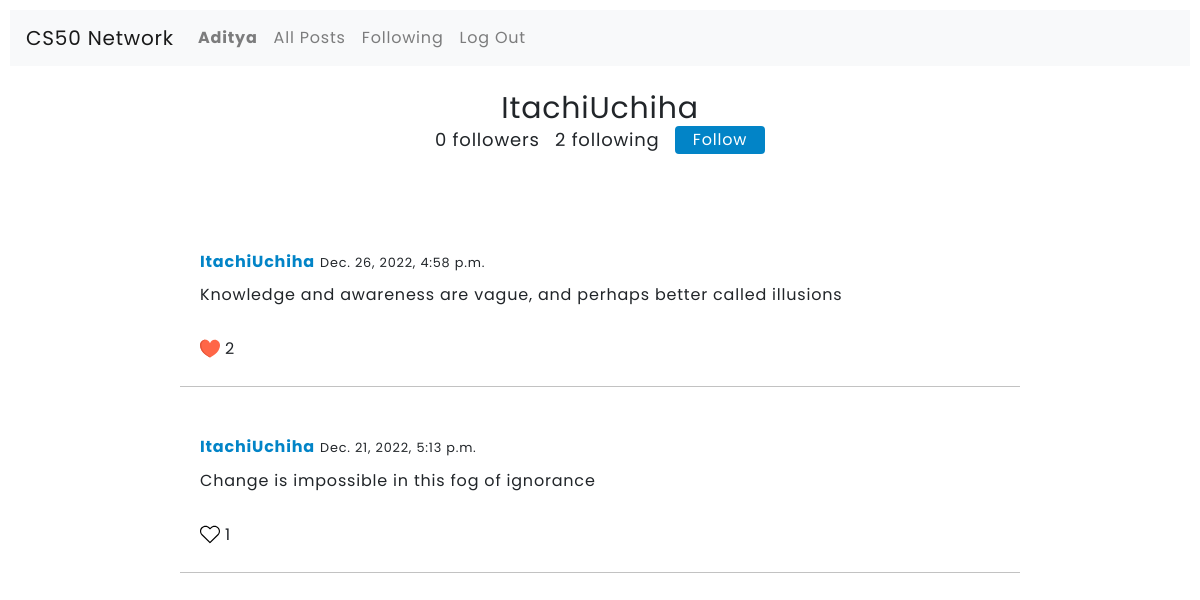
The app's page /profile/ItachiUchiha (signed in) with its own data.
### network/models.py (models this page shows, shortened)
class User(AbstractUser):
    following = models.ManyToManyField('self', symmetrical=False, related_name="followed_by", blank=True)

class Post(models.Model):
    user = models.ForeignKey(User, on_delete=models.CASCADE)
    name = models.CharField(max_length=72)
    post = models.TextField()
    date_posted = models.DateTimeField(default=timezone.now())
    liked_by = models.ManyToManyField(User, related_name='liked_by', blank=True)
    class Meta:
        ordering = ['-date_posted']
    def likes(self):
        return self.liked_by.count()

### network/views.py (the view)
# urls.py: path("profile/<slug:name>", views.profile, name="profile"),
@login_required(login_url='login')
def profile(request, name):
    user_profile = User.objects.get(username=name)
    if request.user:
        in_list = User.objects.get(username = request.user)
    else:
        in_list = 'user'
    return render(request, "network/users.html", {
        "UserProfile" : user_profile.post_set.all().order_by('-date_posted'),
        "person" : user_profile,
        "following_list" : in_list
    })

### network/templates/network/users.html (shortened to what this page needs)
{% extends "network/layout.html" %}
{% load crispy_forms_tags %}
{% block body %}
<script src="https://cdn.tailwindcss.com"></script>
<div class="flex justify-center">
    <h1 class="text-3xl">{{ person }}</h1>
</div>
    <div class="flex mx-auto justify-center">
        <small class="text-lg follow" data-toggle="modal" data-target="#followers"> {{ person.followed_by.all.count }} followers </small>
        <small class="text-lg follow" data-toggle="modal" data-target="#exampleModalLong"> {{ person.following.all.count }} following </small>
        {% if person != request.user %}
        <form action="{% url 'follow' person %}" method="POST">
            {% if person in following_list.following.all %}
                    <button name="follow" value="unfollow" class="bg-sky-600 text-white border-sky-600 border-2 focus:outline-none rounded w-21 px-3 hover:bg-sky-900 hover:border-sky-900">
                        Unfollow
                    </button>
            {% else %}
                    <button name="follow" value="follow" class="bg-sky-600 text-white border-sky-600 border-2 focus:outline-none rounded w-21 px-3 hover:bg-sky-900 hover:border-sky-900">
                        Follow
                    </button>
            {% endif %}
        </form>
        {% endif %}
    </div>
    {% for post in UserProfile %}
    <div id="all-posts" class="mx-auto post-container-{{ post.id }}">
      <div id="hover_{{post.id}}" class="card-body">
          <h5 class="card-title "><a id="user" href="{% url 'profile' post.name %}"><strong class="text-sky-600">{{post.user}}</strong></a>
          <small>{{post.date_posted }}</small></h5>
          <div id="text-content">
              <p id='post_want_to_edit_{{ post.id }}' class="card-text ">{{post.post}}</p>
                <br>
                <div id="like_{{post.id}}" class="flex justify-start">
                  {% if request.user not in post.liked_by.all %}
                  <img onclick="like({{ post.id }})" class="justify-self-start" id="image_{{ post.id }}" src = "/static/images/white.svg" width="20px" height="20px">
                  {% else %}
                  <img onclick="like({{ post.id }})" class="justify-self-start" id="image_{{ post.id }}" src = "/static/images/red.svg" width="20px" height="20px">
                  {% endif %}
                    <h6 id="count_{{ post.id }}" class="my-2"> {{ post.likes }}</h6>
                </div>
          </div>
      </div>
      <hr class="hr">
    </div>
    {% endfor %}
{% endblock %}

### network/templates/network/layout.html (shortened to what this page needs)
{% load static %}
<!DOCTYPE html>
<html lang="en">
    <head>
        <link rel="stylesheet" href="https://stackpath.bootstrapcdn.com/bootstrap/4.4.1/css/bootstrap.min.css">
        <link href="{% static 'network/styles.css' %}" rel="stylesheet">
    </head>
    <body>
        <nav id="navbar" class="navbar navbar-expand-lg navbar-light bg-light">
            <a class="navbar-brand" href="{% url 'index' %}">CS50 Network</a>
            <div>
              <ul class="navbar-nav mr-auto">
                {% if user.is_authenticated %}
                    <li class="nav-item">
                        <a class="nav-link" href="{% url 'profile' user.username %}"><strong>{{ user.username }}</strong></a>
                    </li>
                {% endif %}
                <li class="nav-item">
                  <a class="nav-link" id="all" href="{% url 'index' %}">All Posts</a>
                </li>
                {% if user.is_authenticated %}
                    <li class="nav-item">
                        <a class="nav-link" id="following" href="{% url 'following' %}">Following</a>
                    </li>
                    <li class="nav-item">
                        <a class="nav-link" href="{% url 'logout' %}">Log Out</a>
                    </li>
                {% endif %}
              </ul>
            </div>
          </nav>
        <br>
        <div class="body">
            {% block body %}
            {% endblock %}
        </div>
    </body>
</html>

### network/static/network/styles.css (style rules this page uses)
body { padding: 10px; font-family: 'Poppins', sans-serif; background-color: #ffffff; letter-spacing: 0.8px; }
#all-posts { position: relative; width: 55rem; margin-left: 12%; background-color: transparent; padding: 30px 20px 0px 20px; }
.hr { background-color: rgba(0, 0, 0, 0.151); }

### records on screen
User: username "Aditya"
User: username "ItachiUchiha", followed_by.all.count "0", following.all.count "2"
Post: user "ItachiUchiha", date_posted "Dec. 26, 2022, 4:58 p.m.", post "Knowledge and awareness are vague, and perhaps better called illusions", likes "2"
Post: user "ItachiUchiha", date_posted "Dec. 21, 2022, 5:13 p.m.", post "Change is impossible in this fog of ignorance", likes "1"
